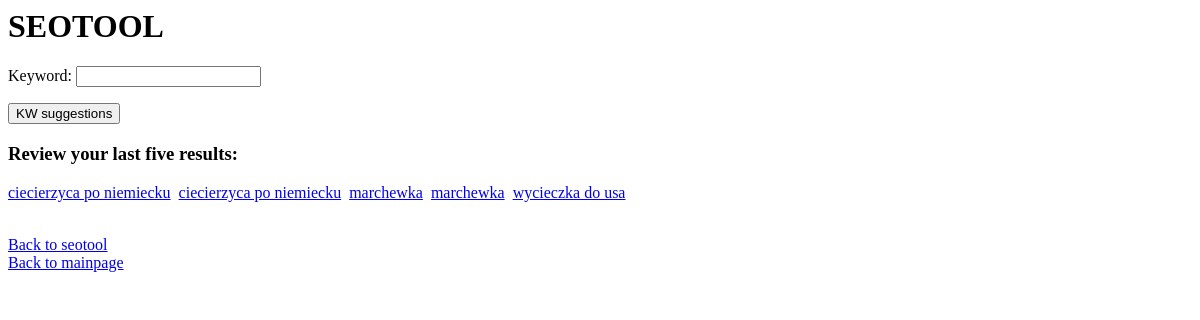
The page /seotool/keyword-suggestions/ (signed in) on the database as committed earlier.
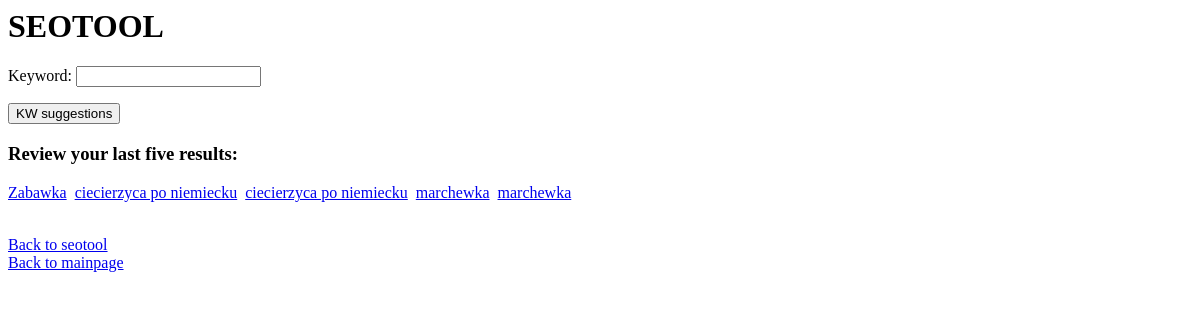
The same page on the database as committed later.
### seotool/models.py (models this page shows, shortened)
class Keywords_suggestion(models.Model):
    author = models.ForeignKey(User, on_delete=models.CASCADE, default=None)
    base_keyword = models.CharField(max_length=150)
    keywords_suggested = models.CharField(max_length=10000)
    publication_date = models.DateField()

### seotool/views.py (the view, shortened to what this page needs)
# urls.py: path("keyword-suggestions/", views.keyword_suggestions, name="keyword_suggestions"),
@login_required
def keyword_suggestions(request):
    headers = {
        "X-RapidAPI-Key": x_rapidAPI_key,
        "X-RapidAPI-Host": x_rapidAPI_host,
    }
    history_kw_suggestions = Keywords_suggestion.objects.filter(author=request.user)
    history_kw_suggestions = history_kw_suggestions.order_by("-pk")[:5]
    base_keywords = [
        history_kw_suggestion.base_keyword
        for history_kw_suggestion in history_kw_suggestions
    ]
    context = {"base_keywords": history_kw_suggestions, "KeywordForm": KeywordForm}
    return render(
        request,
        "seotool/keyword_suggest.html",
        context,
    )

### seotool/templates/seotool/keyword_suggest.html (shortened to what this page needs)
<h1>SEOTOOL</h1>
<form method="post">
  {% csrf_token %} {{ KeywordForm.as_p }}
  <button type="submit" name="kw_suggestions">KW suggestions</button>
</form>
{% if base_keywords %}
<h3>Review your last five results:</h3>
{% for base_keyword in base_keywords %}
<a href="{% url 'keyword_suggestions_history' pk=base_keyword.pk %}">{{base_keyword.base_keyword}}</a>&nbsp;
{% endfor %}
{% endif %}
<a href="{% url 'seotool' %}">Back to seotool</a><br />
<a href="{% url 'mainpage' %}">Back to mainpage</a>

Rows that differ between the two databases and show on the page:
no longer on this page (row unchanged): Keywords_suggestion: base_keyword "wycieczka do usa"
added Keywords_suggestion: base_keyword "Zabawka"
